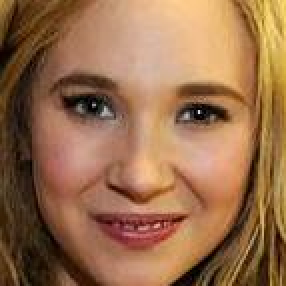
#> input picture feret/female/10093585_1989-07-21_2011.jpg, 143 x 143 px, given as the content of the folder jets python/Fresnel/Genre_Deep_Learning/feret/wiki/femaleOri, which was not available (shown 2 times larger)
$ python Mon_autocrop.py
#> lines starting #> are read from the running program, lines starting #| are printed output that depends on the picture; pictures that were not available may be replaced by others from this repository, and a replacement may not be noted
# import the necessary packages for photo handling

import PIL
import Image
import numpy
import ImageOps
import sys
import os
import imutils
import cv2

# Create the haar cascade
cascPath = 'haarcascade_frontalface_default.xml'

# Create the haar cascade
faceCascade = cv2.CascadeClassifier(cascPath)

################################################## FEMALE ###############################################################"

for path in os.listdir('/home/tom/Documents/Projets python/Fresnel/Genre_Deep_Learning/feret/wiki/femaleOri'):
	imagePath = '/home/tom/Documents/Projets python/Fresnel/Genre_Deep_Learning/feret/wiki/femaleOri/'+path

	# Read the image
	img = cv2.imread(imagePath)
#> img is the input picture: shape (143, 143, 3); mean B, G, R 75.9, 109.3, 152.2
	img = cv2.cvtColor(img, cv2.COLOR_BGR2RGB) # On passe de BGR a RGB !


	# Detect faces in the image
	faces = faceCascade.detectMultiScale(img, 1.1,  5)
#> faces = [[10, 11, 121, 121]]


	for (x,y,w,h) in faces:
		face = img[y:y+h, x:x+w] # On crop le visage/

		pic = Image.fromarray(face) # On converti le numpy array en image
		pic.save('/home/tom/Documents/Projets python/Fresnel/Genre_Deep_Learning/feret/cropped_Faces/female/'+path) #On sauvegarde.
#> this loop made 1 pass
#> pass 1, `face = img[y:y+h, x:x+w]`:
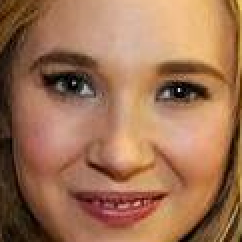
#> face: shape (121, 121, 3) (shown 2 times larger); mean R, G, B 159.5, 113.5, 83.5

################################################## MALE ###############################################################"""

for path in os.listdir('/home/tom/Documents/Projets python/Fresnel/Genre_Deep_Learning/feret/wiki/maleOri'):
	imagePath = '/home/tom/Documents/Projets python/Fresnel/Genre_Deep_Learning/feret/wiki/maleOri/'+path

	# Read the image
	img = cv2.imread(imagePath)
	img = cv2.cvtColor(img, cv2.COLOR_BGR2RGB)


	# Detect faces in the image
	faces = faceCascade.detectMultiScale(img, 1.1,  5)


	for (x,y,w,h) in faces:
		face = img[y:y+h, x:x+w]

		pic = Image.fromarray(face)
		pic.save('/home/tom/Documents/Projets python/Fresnel/Genre_Deep_Learning/feret/cropped_Faces/male/'+path)


$ run again, on feret/female/13072894_1984-06-23_2009.jpg
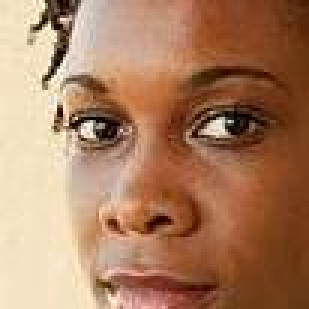
#> input picture feret/female/13072894_1984-06-23_2009.jpg, 103 x 103 px, given as the content of the folder jets python/Fresnel/Genre_Deep_Learning/feret/wiki/femaleOri, which was not available (shown 3 times larger)
#> img is the input picture: shape (103, 103, 3); mean B, G, R 97, 127.3, 171.5
#> faces = [[8, 10, 84, 84]]
#> the loop `for (x,y,w,h) in faces:` made 1 pass
#> pass 1, `face = img[y:y+h, x:x+w]`:
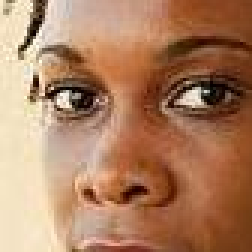
#> face: shape (84, 84, 3) (shown 3 times larger); mean R, G, B 173.2, 127.7, 97

$ run again, on feret/female/13260197_1975-01-03_2008.jpg
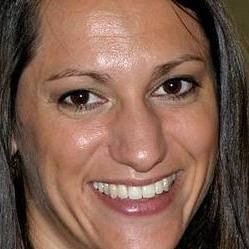
#> input picture feret/female/13260197_1975-01-03_2008.jpg, 249 x 249 px, given as the content of the folder jets python/Fresnel/Genre_Deep_Learning/feret/wiki/femaleOri, which was not available
#> img is the input picture: shape (249, 249, 3); mean B, G, R 79.3, 94.9, 128.1
#> faces = [[31, 20, 199, 199]]
#> the loop `for (x,y,w,h) in faces:` made 1 pass
#> pass 1, `face = img[y:y+h, x:x+w]`:
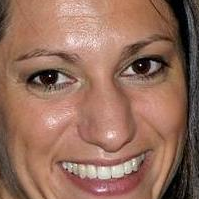
#> face: shape (199, 199, 3); mean R, G, B 149.5, 109.4, 92.1

$ run again, on feret/female/13406185_1978-11-12_2013.jpg
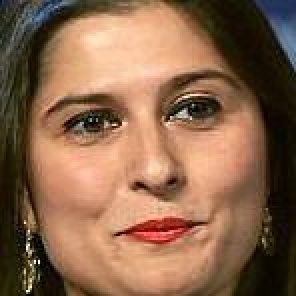
#> input picture feret/female/13406185_1978-11-12_2013.jpg, 148 x 148 px, given as the content of the folder jets python/Fresnel/Genre_Deep_Learning/feret/wiki/femaleOri, which was not available (shown 2 times larger)
#> img is the input picture: shape (148, 148, 3); mean B, G, R 75.2, 101.7, 137.2
#> faces = [[12, 10, 122, 122]]
#> the loop `for (x,y,w,h) in faces:` made 1 pass
#> pass 1, `face = img[y:y+h, x:x+w]`:
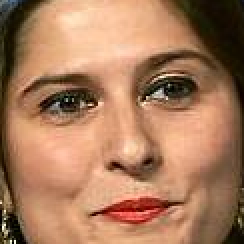
#> face: shape (122, 122, 3) (shown 2 times larger); mean R, G, B 168.3, 122.4, 91.8
